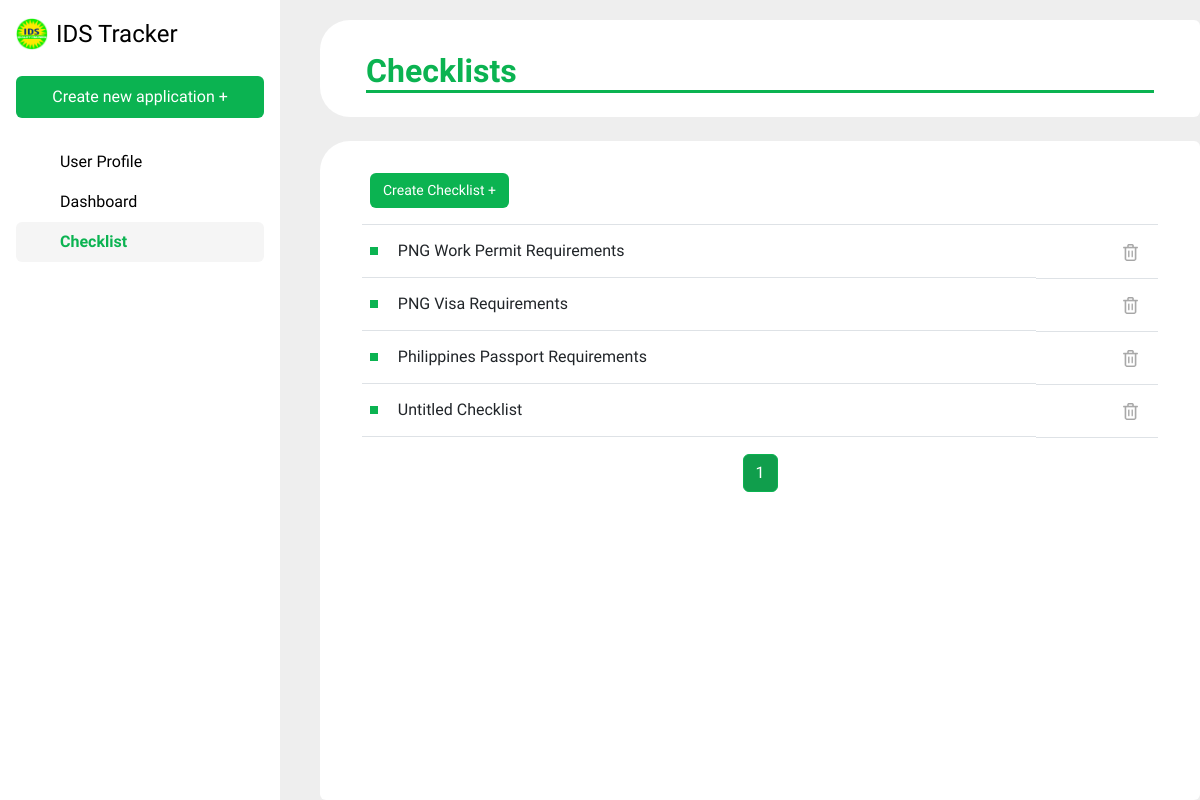
Screenshot of /checklist with the database file from the repository.
### IDSapp/models.py (models this page shows, shortened)
class Checklist(models.Model):
    document_types = [
        ('Visa', 'Visa'),
        ('Passport', 'Passport'),
        ('Work Permit', 'Work Permit')
    ]
    name = models.CharField(max_length=255)
    documentType = models.CharField(max_length = 20, choices = document_types, null=True)
    country =  models.CharField(max_length = 50, null=True)

### IDSapp/views.py (the view)
# urls.py: path('checklist', views.view_checklist, name = 'view_checklist'),
def view_checklist(request):
    checklist_list = Checklist.objects.all()
    paginator = Paginator(checklist_list, 7)  # Show 10 checklists per page
    page_number = request.GET.get('page')
    page_obj = paginator.get_page(page_number)
    context = {
        'document_type_choices': Checklist.document_types,
        'page_obj': page_obj,
    }
    return render(request, 'checklist.html', context)

### IDSapp/templates/checklist.html (shortened to what this page needs)
{% extends 'base.html' %}
{% load static %}
{% block content %}
<div class="flex-container">
    <div class="card" style="border: none; border-bottom-left-radius: 30px; border-top-left-radius: 30px;">
        <div class="card-body">
            <h2 class="card-title mt-3" style="margin-left: 30px; margin-right: 30px; color: #0BB351; font-weight: bold; border-bottom: 3px solid #0BB351;">Checklists</h2>
        </div>
    </div>
    <div id="dynamicCard" class="card mt-4 flex-grow">
            <div class="container-fluid">
                <div style="margin-left: 30px; margin-right: 30px;">
                    <table class="table table-hover mt-4">
                        <thead>
                            <tr>
                                <th scope="col">
                                    <form action="{% url 'create_checklist' %}" method="POST">
                                        <button type="submit" class="text-decoration-none btn mb-2" style="color: #ffffff; background-color: #0BB351; font-size: 14px;">Create Checklist +</button>
                                    </form>
                                </th>
                                <th scope="col" class="text-end">
                                </th>
                            </tr>
                        </thead>
                        <tbody>
                            {% for checklist in page_obj %}
                            <tr>
                                <td class="d-flex align-items-center">
                                    <div class="bullet me-2"></div>
                                    <button type="button" class="btn w-100 text-start" data-bs-toggle="modal" data-bs-target="#checklistModal{{ checklist.id }}" style="border: none;">
                                        {{ checklist.name }}
                                    </button>
                                </td>
                                <td class="text-end">
                                    <form action="{% url 'delete_checklist' checklist.id %}" method="POST">
                                        <button type="submit" class="btn" style="background: none; border: none;" onclick="return confirm('Are you sure you want to delete this checklist?')">
                                            <img src="{% static 'bin2.png' %}" width="15" height="17" alt="Delete">
                                        </button>
                                    </form>
                                </td>
                            </tr>
                            {% endfor %}
                        </tbody>
                    </table>
                    <nav aria-label="Page navigation" class="mt-3">
                        <ul class="pagination justify-content-center">
                            {% for num in page_obj.paginator.page_range %}
                                <li class="page-item {% if page_obj.number == num %}active{% endif %}">
                                    <a class="page-link" href="?page={{ num }}">{{ num }}</a>
                                </li>
                            {% endfor %}
                        </ul>
                    </nav>
                </div>
            </div>
    </div>
</div>
{% endblock %}

### IDSapp/templates/base.html (style rules this page uses)
body { background-color: #EEE; font-family: 'Nunito Sans', sans-serif; }

### IDSapp/templates/checklist.html (style rules this page uses)
.flex-container { display: flex; flex-direction: column; height: 100vh; margin-left: 40px; padding-top: 20px; }
.flex-grow { flex-grow: 1; border: none; border-top-left-radius: 30px; }
.page-item.active .page-link { background-color: #109E4C; border-color: #0BB351; color: white; }
.page-item .page-link { color: #0BB351; }

### rows the page displays
Checklist: name "PNG Work Permit Requirements"
Checklist: name "PNG Visa Requirements"
Checklist: name "Philippines Passport Requirements"
Checklist: name "Untitled Checklist"

### other values shown
{{ num }} "1"
